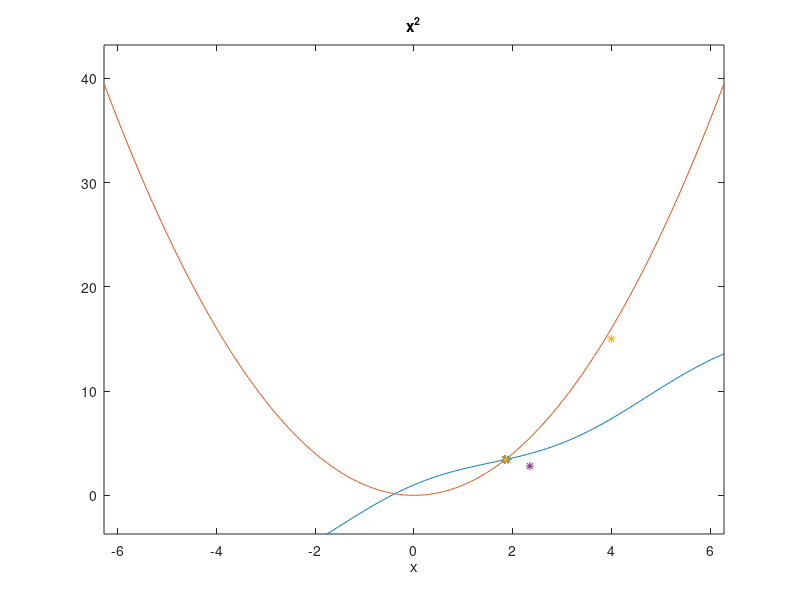

Write MATLAB code to recreate this figure.
clear all; close all; clc;
f1=inline('cos(x)+2*x'); 
f2=inline('x.^2');
ezplot(f1); hold all; ezplot(f2);

%% Implementacion del metodo de Newton
f=inline('[cos(x)-y+2*x;y-x.^2]','x','y');
Df=inline('[-sin(x)+2,-1;-2*x,1]','x','y');
x0=[4;15];
for it=1:15
   plot(x0(1),x0(2),'*');
   x0=x0-inv(Df(x0(1),x0(2)))*f(x0(1),x0(2)); 
   pause(1);
end